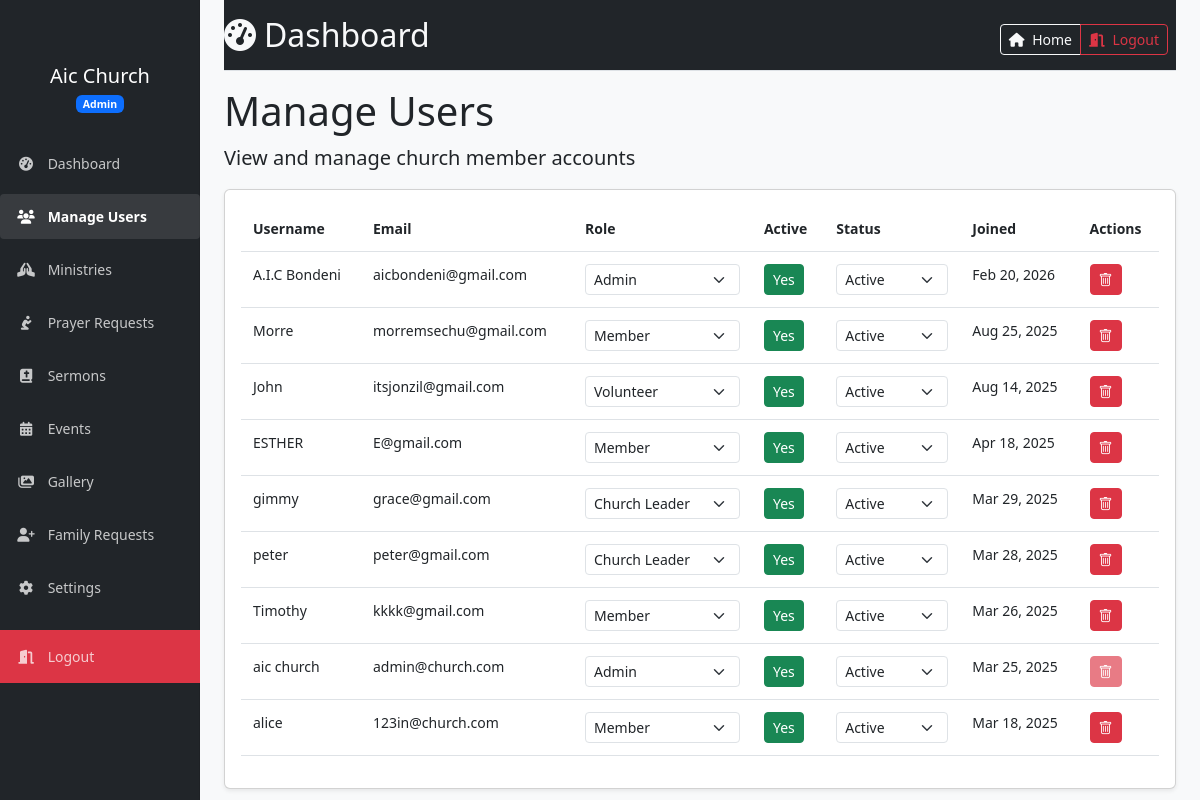
/well-known/admin/manage_users.php (signed in), run on the app's committed database.
### tables this page shows
CREATE TABLE `users` (
  `id` int(11) NOT NULL,
  `username` varchar(50) NOT NULL,
  `email` varchar(100) NOT NULL,
  `is_active` tinyint(100) NOT NULL,
  `password` varchar(255) NOT NULL,
  `reset_token` varchar(64) DEFAULT NULL,
  `reset_expires` datetime DEFAULT NULL,
  `role` enum('guest','member','volunteer','church_leader','admin') DEFAULT 'member',
  `created_at` timestamp NOT NULL DEFAULT current_timestamp(),
  `status` enum('pending','active','rejected') DEFAULT 'active'
);

### well-known/admin/manage_users.php (the view, shortened to what this page needs)
<?php
require_once '../includes/auth.php';
$stmt = $conn->prepare("SELECT id, username, email, role, is_active, status, created_at FROM users ORDER BY created_at DESC");
$stmt->execute();
$users = $stmt->get_result();
$roles = ['guest', 'member', 'volunteer', 'church_leader', 'admin'];
$statuses = ['pending', 'active', 'rejected'];
?>
<!DOCTYPE html>
<html lang="en">
<head>
    <link href="https://cdn.jsdelivr.net/npm/bootstrap@5.3.0/dist/css/bootstrap.min.css" rel="stylesheet">
    <link rel="stylesheet" href="https://cdn.jsdelivr.net/npm/bootstrap-icons/font/bootstrap-icons.css">
    <link rel="stylesheet" href="https://cdnjs.cloudflare.com/ajax/libs/font-awesome/6.4.0/css/all.min.css">
    <link rel="stylesheet" href="../assets/css/admin.css">
</head>
<body>
    <div class="container-fluid">
        <div class="row">
            <?php include "../includes/admin_left_nav.php" ?>
            <main class="col-md-9 ms-sm-auto col-lg-10 px-md-4 py-0">
                <div class="d-flex justify-content-between flex-wrap flex-md-nowrap align-items-center pt-3 pb-2 mb-3 bg-dark border-bottom">
                    <h1 class="h2 text-light"><i class="fas fa-tachometer-alt me-2"></i>Dashboard</h1>
                    <div class="btn-toolbar mb-2 mb-md-0">
                        <div class="btn-group me-2">
                            <button type="button" class="btn btn-sm btn-outline-light">
                                <a class="nav-link" href="../index.php">
                                    <i class="fas fa-house me-1"></i> Home
                                </a>
                            </button>
                            <button type="button" class="btn btn-sm btn-outline-danger" id="button_logout">
                                <a class="nav-link" href="../logout.php">
                                    <i class="fas fa-door-open me-1"></i> Logout
                                </a>
                            </button>
                        </div>
                    </div>
                </div>
                <div class="col">
                    <h1>Manage Users</h1>
                    <p class="lead">View and manage church member accounts</p>
                </div>
                <div class="card">
                    <div class="card-body">
                        <div class="table-responsive">
                            <table class="table table-hover">
                                <thead>
                                    <tr>
                                        <th>Username</th>
                                        <th>Email</th>
                                        <th>Role</th>
                                        <th>Active</th>
                                        <th>Status</th>
                                        <th>Joined</th>
                                        <th>Actions</th>
                                    </tr>
                                </thead>
                                <tbody>
                                    <?php while ($user = $users->fetch_assoc()): ?>
                                        <tr>
                                            <td><?php echo htmlspecialchars($user['username']); ?></td>
                                            <td><?php echo htmlspecialchars($user['email']); ?></td>
                                            <td>
                                                <form action="manage_users.php" method="post" class="d-inline">
                                                    <select name="role" class="form-select form-select-sm" onchange="this.form.submit()">
                                                        <?php foreach ($roles as $role): ?>
                                                            <option value="<?php echo $role; ?>" <?php echo $user['role'] === $role ? 'selected' : ''; ?>>
                                                                <?php echo ucwords(str_replace('_', ' ', $role)); ?>
                                                            </option>
                                                        <?php endforeach; ?>
                                                    </select>
                                                </form>
                                            </td>
                                            <td>
                                                <form action="manage_users.php" method="post" class="d-inline">
                                                    <button type="submit" class="btn btn-sm btn-<?php echo $user['is_active'] ? 'success' : 'secondary'; ?>">
                                                        <?php echo $user['is_active'] ? 'Yes' : 'No'; ?>
                                                    </button>
                                                </form>
                                            </td>
                                            <td>
                                                <form action="manage_users.php" method="post" class="d-inline">
                                                    <select name="status" class="form-select form-select-sm" onchange="this.form.submit()">
                                                        <?php foreach ($statuses as $status): ?>
                                                            <option value="<?php echo $status; ?>" <?php echo $user['status'] === $status ? 'selected' : ''; ?>>
                                                                <?php echo ucfirst($status); ?>
                                                            </option>
                                                        <?php endforeach; ?>
                                                    </select>
                                                </form>
                                            </td>
                                            <td><?php echo date('M j, Y', strtotime($user['created_at'])); ?></td>
                                            <td>
                                                <form action="manage_users.php" method="post" class="d-inline"
                                                      onsubmit="return confirm('Are you sure you want to delete this user? This action cannot be undone.');">
                                                    <button type="submit" class="btn btn-sm btn-danger" <?php echo $user['id'] == $_SESSION['user_id'] ? 'disabled' : ''; ?>>
                                                        <i class="bi bi-trash"></i>
                                                    </button>
                                                </form>
                                            </td>
                                        </tr>
                                    <?php endwhile; ?>
                                </tbody>
                            </table>
                        </div>
                    </div>
                </div>
            </main>
        </div>
    </div>
</body>
</html>

### well-known/assets/css/admin.css (style rules this page uses)
body { font-size: .875rem; background-color: #f8f9fa; }
main { padding-top: 48px; }
.card { box-shadow: 0 0.125rem 0.25rem rgba(0, 0, 0, 0.075); transition: box-shadow 0.3s ease-in-out; }
.table > :not(caption) > * > * { padding: 0.75rem; }

### data on the page
users: username "A.I.C Bondeni", email "aicbondeni@gmail.com", role "Admin", is_active "Yes", status "Active", created_at "Feb 20, 2026"
users: username "Morre", email "morremsechu@gmail.com", role "Member", is_active "Yes", status "Active", created_at "Aug 25, 2025"
users: username "John", email "itsjonzil@gmail.com", role "Volunteer", is_active "Yes", status "Active", created_at "Aug 14, 2025"
users: username "ESTHER", email "E@gmail.com", role "Member", is_active "Yes", status "Active", created_at "Apr 18, 2025"
users: username "gimmy", email "grace@gmail.com", role "Church Leader", is_active "Yes", status "Active", created_at "Mar 29, 2025"
users: username "peter", email "peter@gmail.com", role "Church Leader", is_active "Yes", status "Active", created_at "Mar 28, 2025"
users: username "Timothy", email "kkkk@gmail.com", role "Member", is_active "Yes", status "Active", created_at "Mar 26, 2025"
users: username "aic church", email "admin@church.com", role "Admin", is_active "Yes", status "Active", created_at "Mar 25, 2025"
users: username "alice", email "123in@church.com", role "Member", is_active "Yes", status "Active", created_at "Mar 18, 2025"

### other printed values
$safe_username "Aic Church"
$safe_role "Admin"
